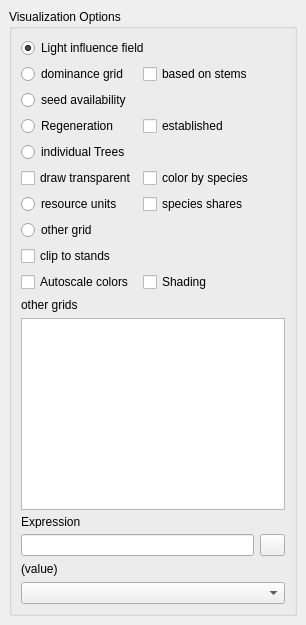
  <widget class="QDockWidget" name="dockWidget">
   <property name="windowTitle">
    <string>Console</string>
   </property>
   <attribute name="dockWidgetArea">
    <number>2</number>
   </attribute>
   <widget class="QWidget" name="dockWidgetContents_2">
    <layout class="QVBoxLayout" name="verticalLayout_4">
     <item>
      <widget class="QGroupBox" name="groupBox">
       <property name="title">
        <string>Visualization Options</string>
       </property>
       <layout class="QGridLayout" name="gridLayout_3">
        <item row="19" column="0" colspan="3">
         <widget class="QLabel" name="fonValue">
          <property name="text">
           <string>(value)</string>
          </property>
         </widget>
        </item>
        <item row="18" column="2">
         <widget class="QPushButton" name="pbExecExpression">
          <property name="maximumSize">
           <size>
            <width>25</width>
            <height>16777215</height>
           </size>
          </property>
          <property name="toolTip">
           <string>&lt;html&gt;&lt;head/&gt;&lt;body&gt;&lt;p&gt;Execute expression for each tree or resource unit (depending on the current view) and draw trees accordingly.&lt;/p&gt;&lt;p&gt;Note: &amp;quot;Autoscale colors&amp;quot; does not work for trees, however, appropriate scaling can be added to the expression itself (e.g. use 'dbh/50' to show the tree diameter from 0cm (blue) to &amp;gt;=50cm (red).&lt;/p&gt;&lt;/body&gt;&lt;/html&gt;</string>
          </property>
          <property name="icon">
           <iconset resource="res/iland.qrc">
            <normaloff>:/Play.png</normaloff>:/Play.png</iconset>
          </property>
          <property name="iconSize">
           <size>
            <width>16</width>
            <height>16</height>
           </size>
          </property>
         </widget>
        </item>
        <item row="5" column="1">
         <widget class="QCheckBox" name="visSpeciesColor">
          <property name="text">
           <string>color by species</string>
          </property>
         </widget>
        </item>
        <item row="17" column="0">
         <widget class="QLabel" name="label_4">
          <property name="maximumSize">
           <size>
            <width>16777215</width>
            <height>12</height>
           </size>
          </property>
          <property name="text">
           <string>Expression</string>
          </property>
         </widget>
        </item>
        <item row="18" column="0" colspan="2">
         <widget class="QLineEdit" name="lTreeExpr"/>
        </item>
        <item row="13" column="0" colspan="3">
         <widget class="QLabel" name="label_8">
          <property name="text">
           <string>other grids</string>
          </property>
         </widget>
        </item>
        <item row="0" column="0" colspan="3">
         <widget class="QRadioButton" name="visFon">
          <property name="toolTip">
           <string>&lt;html&gt;&lt;head/&gt;&lt;body&gt;&lt;p&gt;Show the value of the light influence grid at 2m resolution. Drawn is actually 1-LFI, with blue indicating high and red low light availability.&lt;/p&gt;&lt;/body&gt;&lt;/html&gt;</string>
          </property>
          <property name="text">
           <string>Light influence field</string>
          </property>
          <property name="checked">
           <bool>true</bool>
          </property>
         </widget>
        </item>
        <item row="10" column="0">
         <widget class="QCheckBox" name="visAutoScale">
          <property name="toolTip">
           <string>&lt;html&gt;&lt;head/&gt;&lt;body&gt;&lt;p&gt;if checked, then some visualizations based on resource units (and 'other grids') are scaled automatically to the value range in the data. &lt;/p&gt;&lt;/body&gt;&lt;/html&gt;</string>
          </property>
          <property name="text">
           <string>Autoscale colors</string>
          </property>
         </widget>
        </item>
        <item row="6" column="1">
         <widget class="QCheckBox" name="visRUSpeciesColor">
          <property name="toolTip">
           <string>&lt;html&gt;&lt;head/&gt;&lt;body&gt;&lt;p&gt;If checked, species domiance on resource unit level is shown. If a species is selected in the dropdown box below, then basal aera of the selected species is drawn.&lt;/p&gt;&lt;/body&gt;&lt;/html&gt;</string>
          </property>
          <property name="text">
           <string>species shares</string>
          </property>
         </widget>
        </item>
        <item row="10" column="1">
         <widget class="QCheckBox" name="visShading">
          <property name="toolTip">
           <string>&lt;html&gt;&lt;head/&gt;&lt;body&gt;&lt;p&gt;If checked and if a DEM is loaded, then some of the visualizations add a &amp;quot;shading&amp;quot; effect based on the DEM.&lt;/p&gt;&lt;/body&gt;&lt;/html&gt;</string>
          </property>
          <property name="text">
           <string>Shading</string>
          </property>
         </widget>
        </item>
        <item row="6" column="0">
         <widget class="QRadioButton" name="visResourceUnits">
          <property name="toolTip">
           <string>&lt;html&gt;&lt;head/&gt;&lt;body&gt;&lt;p&gt;show resource units (100m). Click on a unit to view details in the &amp;quot;Data&amp;quot; pane. You can visualize variables on resource unit level using expressions below.&lt;/p&gt;&lt;p&gt;If &amp;quot;species share&amp;quot; is checked, then either the dominant species (based on basal area) is drawn, or - when a species is selected - the basal area of the respective species is displayed.&lt;/p&gt;&lt;/body&gt;&lt;/html&gt;</string>
          </property>
          <property name="text">
           <string>resource units</string>
          </property>
         </widget>
        </item>
        <item row="4" column="0">
         <widget class="QRadioButton" name="visImpact">
          <property name="toolTip">
           <string>&lt;html&gt;&lt;head/&gt;&lt;body&gt;&lt;p&gt;show the crown projection of individual trees, colored (by default) with the LRI value of the tree. You can use &amp;quot;Expressions&amp;quot; for visualizing different tree variables, or color the trees with a species-specifc color. Checking 'draw transparent' makes multi-story forests easier to read.&lt;/p&gt;&lt;/body&gt;&lt;/html&gt;</string>
          </property>
          <property name="text">
           <string>individual Trees</string>
          </property>
         </widget>
        </item>
        <item row="20" column="0" colspan="3">
         <widget class="QComboBox" name="speciesFilterBox"/>
        </item>
        <item row="9" column="0">
         <widget class="QCheckBox" name="visClipStandGrid">
          <property name="toolTip">
           <string>&lt;html&gt;&lt;head/&gt;&lt;body&gt;&lt;p&gt;if checked, (some) visualizations are clipped to the stands of the project area.&lt;/p&gt;&lt;/body&gt;&lt;/html&gt;</string>
          </property>
          <property name="text">
           <string>clip to stands</string>
          </property>
         </widget>
        </item>
        <item row="8" column="0" colspan="3">
         <widget class="QRadioButton" name="visOtherGrid">
          <property name="toolTip">
           <string>&lt;html&gt;&lt;head/&gt;&lt;body&gt;&lt;p&gt;Display additional data layers.&lt;/p&gt;&lt;p&gt;Which layers are available depends on model settings (e.g. availability of a DEM, enabled disturbance modules).&lt;/p&gt;&lt;/body&gt;&lt;/html&gt;</string>
          </property>
          <property name="text">
           <string>other grid</string>
          </property>
         </widget>
        </item>
        <item row="3" column="0">
         <widget class="QRadioButton" name="visRegeneration">
          <property name="toolTip">
           <string>&lt;html&gt;&lt;head/&gt;&lt;body&gt;&lt;p&gt;show state of the regen layer (2x2m pixels). Value is the maximum height of saplings on the pixel of either all species, or for specific species&lt;/p&gt;&lt;/body&gt;&lt;/html&gt;</string>
          </property>
          <property name="text">
           <string>Regeneration</string>
          </property>
         </widget>
        </item>
        <item row="1" column="0">
         <widget class="QRadioButton" name="visDomGrid">
          <property name="toolTip">
           <string>&lt;html&gt;&lt;head/&gt;&lt;body&gt;&lt;p&gt;show the maximum tree height on 10m resolution. In addition, greyed pixels indicates pixels that are not within the project area.&lt;/p&gt;&lt;/body&gt;&lt;/html&gt;</string>
          </property>
          <property name="text">
           <string>dominance grid</string>
          </property>
         </widget>
        </item>
        <item row="5" column="0">
         <widget class="QCheckBox" name="drawTransparent">
          <property name="toolTip">
           <string>draw single trees transparent</string>
          </property>
          <property name="text">
           <string>draw transparent</string>
          </property>
         </widget>
        </item>
        <item row="3" column="1">
         <widget class="QCheckBox" name="visRegenNew">
          <property name="toolTip">
           <string>&lt;html&gt;&lt;head/&gt;&lt;body&gt;&lt;p&gt;highlight pixels that have newly established saplings (use species list below to filter only saplings of specific species)&lt;/p&gt;&lt;/body&gt;&lt;/html&gt;</string>
          </property>
          <property name="text">
           <string>established</string>
          </property>
         </widget>
        </item>
        <item row="2" column="0">
         <widget class="QRadioButton" name="visSeeds">
          <property name="toolTip">
           <string>&lt;html&gt;&lt;head/&gt;&lt;body&gt;&lt;p&gt;Seed availability per species on 20m resolution. Please select a species in the dropdown box below. The color indicate the amount of seeds on a cell (blue few, red many seeds).&lt;/p&gt;&lt;/body&gt;&lt;/html&gt;</string>
          </property>
          <property name="text">
           <string>seed availability</string>
          </property>
         </widget>
        </item>
        <item row="16" column="0" colspan="3">
         <widget class="QTreeWidget" name="otherGridTree">
          <property name="alternatingRowColors">
           <bool>true</bool>
          </property>
          <attribute name="headerVisible">
           <bool>false</bool>
          </attribute>
          <column>
           <property name="text">
            <string>Grid</string>
           </property>
          </column>
         </widget>
        </item>
        <item row="1" column="1">
         <widget class="QCheckBox" name="visDomHeightStem">
          <property name="toolTip">
           <string>&lt;html&gt;&lt;head/&gt;&lt;body&gt;&lt;p&gt;show the top height based on tree stems (checked), or based on tree crowns (as used for light calculations) (if unchecked)&lt;/p&gt;&lt;/body&gt;&lt;/html&gt;</string>
          </property>
          <property name="text">
           <string>based on stems</string>
          </property>
         </widget>
        </item>
       </layout>
      </widget>
     </item>
    </layout>
   </widget>
  </widget>
